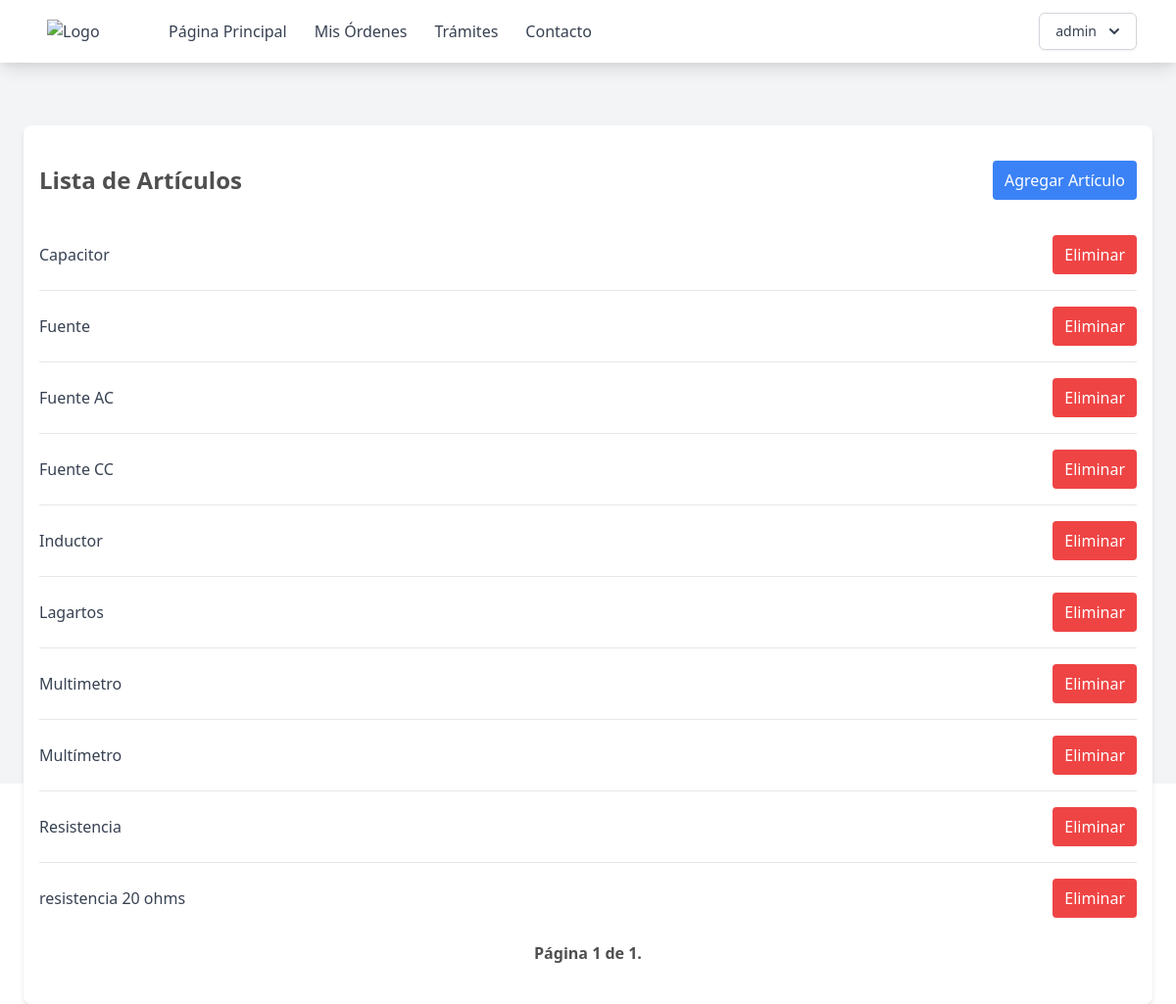
Page /articulos (signed in) on the earlier database version.
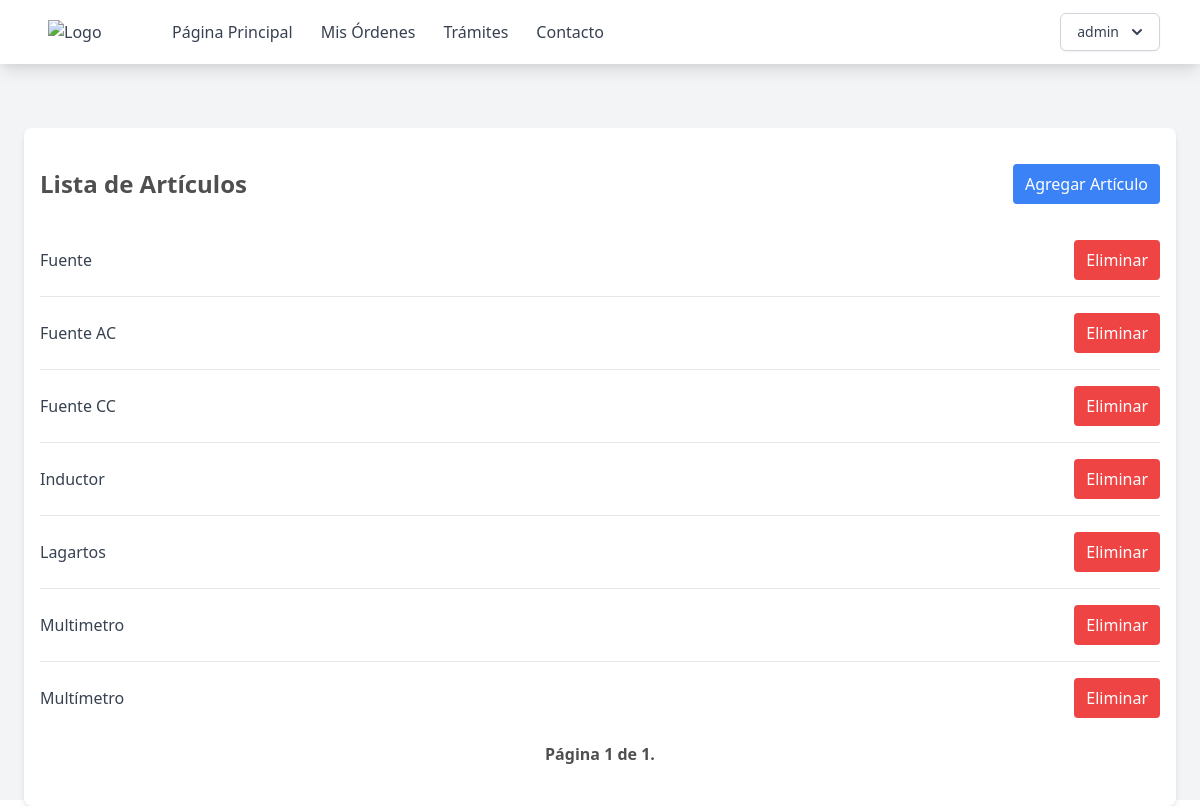
Same page on the later database version.
### supply_room/models.py (models this page shows, shortened)
class Item(models.Model):
    name = models.CharField(max_length=200)

### supply_room/views.py (the view)
class ItemList(ListView):
    model = Item
    paginate_by = 10
    def get_queryset(self, *args, **kwargs):
        qs = super(ItemList, self).get_queryset(*args, **kwargs)
        qs = qs.order_by("name")
        return qs

### templates/page/articulos.html (shortened to what this page needs)
{% extends "base.html" %} {% block content %}
<div class="max-w-6xl mx-auto px-4 py-8 bg-white rounded-lg shadow-md mt-16">
    <div class="flex justify-between items-center mb-4">
        <h2 class="text-2xl font-bold py-2">Lista de Artículos</h2>
        <a href="{% url 'crear-articulo' %}" class="py-2 px-3 bg-blue-500 text-white rounded hover:bg-blue-400">Agregar Artículo</a>
    </div>
    <ul class="divide-y divide-gray-200">
        {% for object in object_list %}
        <li class="py-4">
            <div class="flex justify-between items-center">
                <span class="text-gray-700">{{ object.name }}</span>
                <a href="{% url 'eliminar-articulo' object.id %}" class="py-2 px-3 bg-red-500 text-white rounded hover:bg-red-400">Eliminar</a>
            </div>
        </li>
        {% empty %}
        <li class="py-4 text-center text-gray-500">No objects yet.</li>
        {% endfor %}
    </ul>
    <div class="pagination ">
    <div class="step-links flex w-full justify-between items-center p-2">
        <span class="current font-bold mx-4">
            Página {{ page_obj.number }} de {{ page_obj.paginator.num_pages }}.
        </span>
    </div>
</div>
</div>
{% endblock %}

Differences in the rows shown:
removed Item: name "Capacitor"
removed Item: name "Resistencia"
removed Item: name "resistencia 20 ohms"
